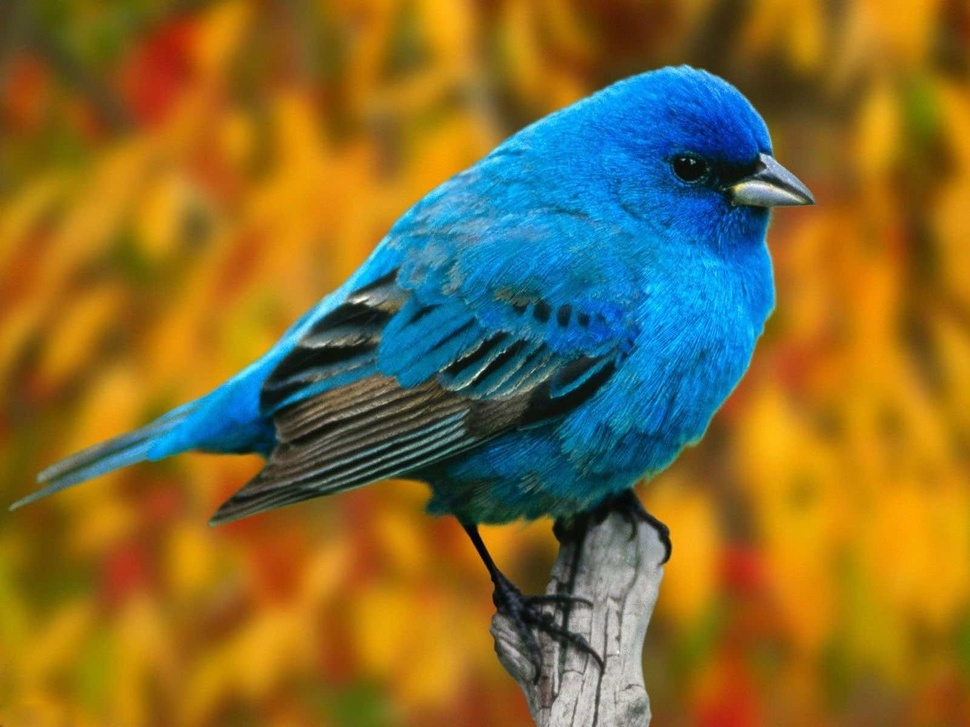
#> input picture bird.jpg, 970 x 727 px, shrunk from 1600 x 1200 before the run
$ python rotate_n_invert.py
#> lines starting #> are read from the running program, lines starting #| are printed output that depends on the picture
import cv2
import numpy as np

img = cv2.imread("bird.jpg")
#> img is the input picture: shape (727, 970, 3); mean B, G, R 50.3, 108.1, 130.5

# アフィン変換に必要な行列を作る。
# 第一引数...回転の中心

mat = cv2.getRotationMatrix2D(tuple(np.array(img.shape[:2])/2), 180, 1.0)

# アフィン変換。
my_img = cv2.warpAffine(img, mat, img.shape[:2])
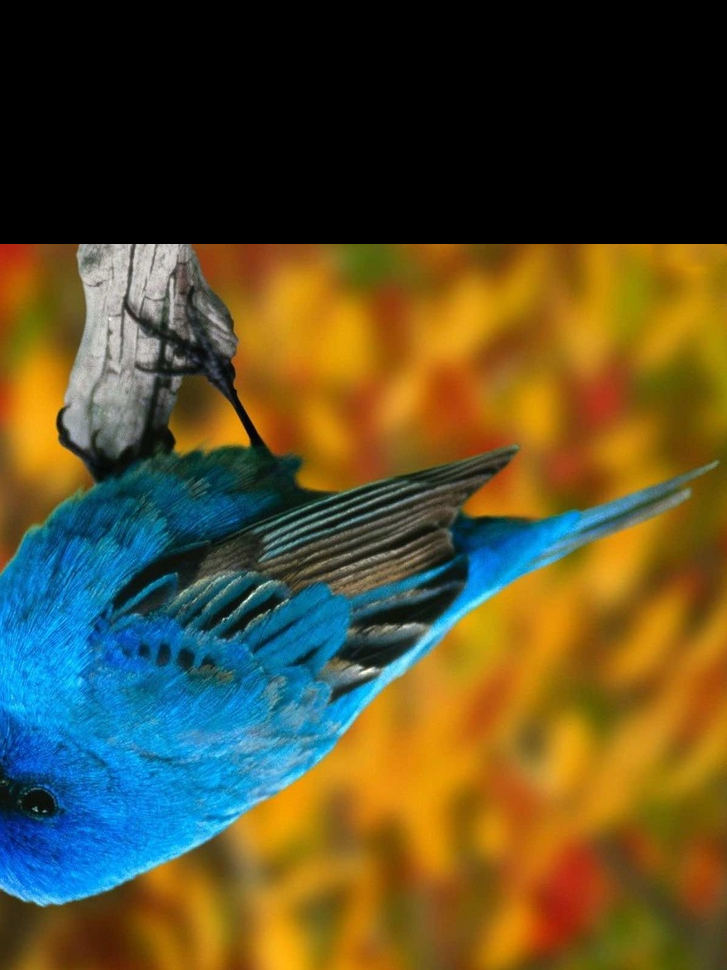
#> my_img: shape (970, 727, 3); mean B, G, R 44.6, 79.5, 89

cv2.imshow("sample", my_img)

cv2.waitKey(0)
cv2.destroyAllWindows()

'''
このコードでは [:2] を使用して最初の2つの要素、つまり高さと幅の情報だけを取り出しています。
img の形状属性が (400, 600, 3) である場合、それぞれの要素は以下のように対応します：
img.shape[0] は高さを表すので、値は 400 です。
img.shape[1] は幅を表すので、値は 600 です。
img.shape[2] はチャンネル数を表すので、値は 3 です。
'''
